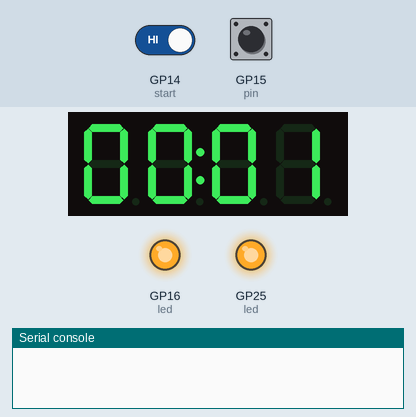
This program was run on a simulated Raspberry Pi Pico running MicroPython. On the bench: 4-digit seven-segment display, output pins drawn as LEDs (lit = HIGH), the last lines printed to the serial console. Inputs (shaded band) come from the test bench; at power-on: GP15 (pin) HIGH, GP14 (start) HIGH. Library files of the repository ran but are not shown: tm1637.py; pins used as bus, display or sensor lines are not drawn.

Above: at 1.2 s.
1.3 s: GP15 (pin) pulled LOW for 0.15 s
At 2.3 s:
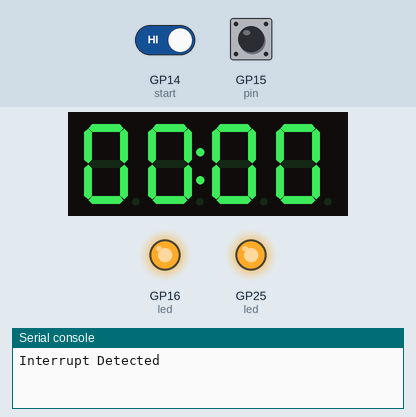
3.5 s: GP15 (pin) pulled LOW for 1 s
At 6.9 s:
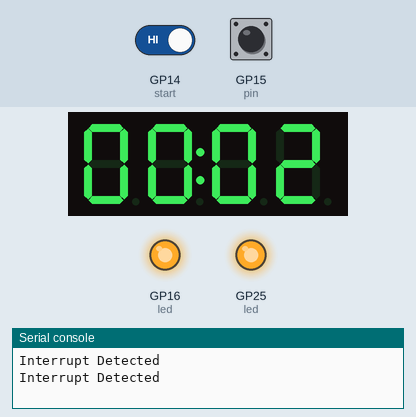
7.5 s: GP14 (start) driven LOW and GP15 (pin) driven LOW
At 8.9 s:
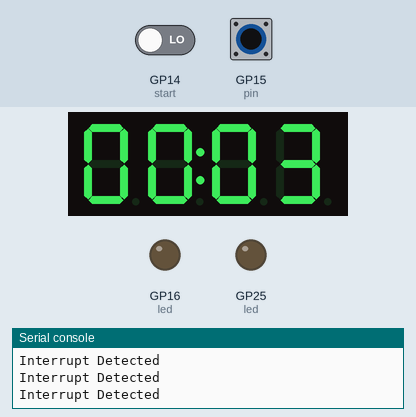
9.6 s: GP14 (start) driven HIGH
At 13.4 s:
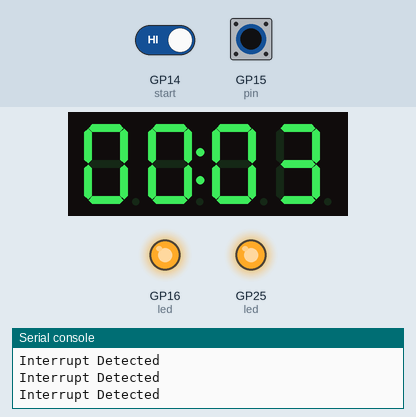
Timing chart, 0 to 13.6 s (numbered marks = the images above; inputs shaded):
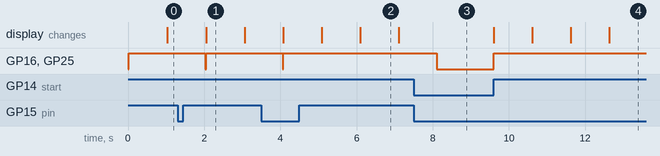

The program:

main.py
```python
import time
from time import sleep
import tm1637
from machine import Pin


class LEDs:
    def __init__(self, pin1, pin2):
        self.pin1 = pin1
        self.pin2 = pin2
        self.pin1.value(0)
        self.pin2.value(0)

    def value(self, value):
        self.pin1.value(value)
        self.pin2.value(value)


tm = tm1637.TM1637(clk=Pin(27), dio=Pin(26))
led = LEDs(Pin(16, Pin.OUT), Pin("LED", Pin.OUT))  # Pin(16, Pin.OUT)

# dim
tm.brightness(1)

interrupt_flag = 0
debounce_time = 0
#? Finish button?
pin = Pin(15, Pin.IN, Pin.PULL_UP)


def callback(pin):
    global interrupt_flag, debounce_time
    if (time.ticks_ms() - debounce_time) > 500:
        interrupt_flag = 1
        debounce_time = time.ticks_ms()


pin.irq(trigger=Pin.IRQ_FALLING, handler=callback)

start = Pin(14, Pin.IN, Pin.PULL_UP)
min = 0
sec = 0
led.value(0)
is_counting = True

while True:
    tm.numbers(min, sec)
    if start.value() == 1:
        is_counting = True
        min = 0
        sec = 0
        tm.numbers(min, sec)
        led.value(1)

        for i in range(1, 4):
            for x in range(1, 60):
                sleep(1)
                if interrupt_flag is 1:
                    interrupt_flag = 0
                    print("Interrupt Detected")
                    is_counting = False
                    led.value(0)
                    break
                sec = x
                tm.numbers(min, sec)

            if not is_counting:
                break

            sec = 0
            min = i
            tm.numbers(min, sec)

        led.value(0)
```

Measured:
- after the input at 1.3 s, GP16 (led), GP25 (led): HIGH → LOW after 0.73 s, → HIGH 0.02 s later
- after the input at 3.5 s, GP16 (led), GP25 (led): HIGH → LOW after 0.56 s, → HIGH 0.02 s later
- after the input at 7.5 s, GP16 (led), GP25 (led): HIGH → LOW after 0.61 s
- after the input at 9.6 s, GP16 (led), GP25 (led): LOW → HIGH at once; the display: first changes at once (image 4 shows a later state)
- what the display in image 1 shows lasts 1.0 s, from 2.1 s to 3.1 s
